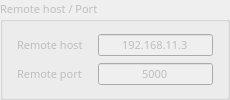
                 <widget class="QGroupBox" name="ch1_remote">
                  <property name="enabled">
                   <bool>false</bool>
                  </property>
                  <property name="sizePolicy">
                   <sizepolicy hsizetype="Preferred" vsizetype="Minimum">
                    <horstretch>0</horstretch>
                    <verstretch>0</verstretch>
                   </sizepolicy>
                  </property>
                  <property name="minimumSize">
                   <size>
                    <width>230</width>
                    <height>70</height>
                   </size>
                  </property>
                  <property name="maximumSize">
                   <size>
                    <width>450</width>
                    <height>100</height>
                   </size>
                  </property>
                  <property name="font">
                   <font>
                    <family>맑은 고딕</family>
                    <pointsize>8</pointsize>
                   </font>
                  </property>
                  <property name="title">
                   <string>Remote host / Port</string>
                  </property>
                  <layout class="QGridLayout" name="gridLayout_4">
                   <item row="0" column="0">
                    <layout class="QGridLayout" name="gridLayout_34">
                     <item row="0" column="0">
                      <widget class="QLabel" name="label_181">
                       <property name="minimumSize">
                        <size>
                         <width>75</width>
                         <height>22</height>
                        </size>
                       </property>
                       <property name="maximumSize">
                        <size>
                         <width>75</width>
                         <height>22</height>
                        </size>
                       </property>
                       <property name="font">
                        <font>
                         <family>맑은 고딕</family>
                         <pointsize>8</pointsize>
                        </font>
                       </property>
                       <property name="text">
                        <string>Remote host</string>
                       </property>
                      </widget>
                     </item>
                     <item row="0" column="1">
                      <widget class="QLineEdit" name="ch1_remoteip">
                       <property name="minimumSize">
                        <size>
                         <width>115</width>
                         <height>22</height>
                        </size>
                       </property>
                       <property name="maximumSize">
                        <size>
                         <width>115</width>
                         <height>22</height>
                        </size>
                       </property>
                       <property name="font">
                        <font>
                         <family>맑은 고딕</family>
                         <pointsize>8</pointsize>
                        </font>
                       </property>
                       <property name="text">
                        <string>192.168.11.3</string>
                       </property>
                       <property name="maxLength">
                        <number>128</number>
                       </property>
                       <property name="alignment">
                        <set>Qt::AlignCenter</set>
                       </property>
                      </widget>
                     </item>
                    </layout>
                   </item>
                   <item row="1" column="0">
                    <layout class="QGridLayout" name="gridLayout_35">
                     <item row="0" column="0">
                      <widget class="QLabel" name="label_141">
                       <property name="minimumSize">
                        <size>
                         <width>75</width>
                         <height>22</height>
                        </size>
                       </property>
                       <property name="maximumSize">
                        <size>
                         <width>75</width>
                         <height>22</height>
                        </size>
                       </property>
                       <property name="font">
                        <font>
                         <family>맑은 고딕</family>
                         <pointsize>8</pointsize>
                        </font>
                       </property>
                       <property name="text">
                        <string>Remote port</string>
                       </property>
                      </widget>
                     </item>
                     <item row="0" column="1">
                      <widget class="QLineEdit" name="ch1_remoteport">
                       <property name="minimumSize">
                        <size>
                         <width>115</width>
                         <height>22</height>
                        </size>
                       </property>
                       <property name="maximumSize">
                        <size>
                         <width>115</width>
                         <height>22</height>
                        </size>
                       </property>
                       <property name="font">
                        <font>
                         <family>맑은 고딕</family>
                         <pointsize>8</pointsize>
                        </font>
                       </property>
                       <property name="text">
                        <string>5000</string>
                       </property>
                       <property name="maxLength">
                        <number>5</number>
                       </property>
                       <property name="alignment">
                        <set>Qt::AlignCenter</set>
                       </property>
                      </widget>
                     </item>
                    </layout>
                   </item>
                  </layout>
                 </widget>
